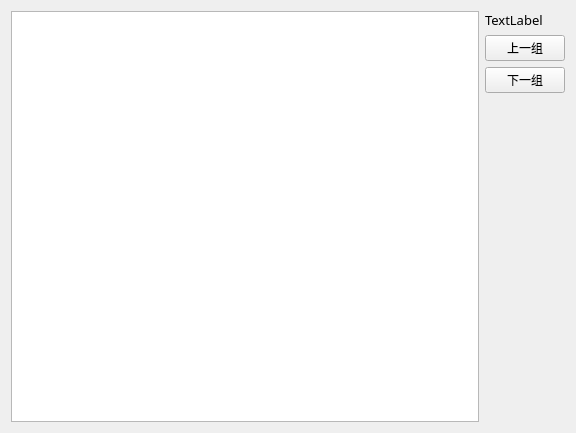
<?xml version="1.0" encoding="UTF-8"?>
<ui version="4.0">
 <class>powerwidget</class>
 <widget class="QWidget" name="powerwidget">
  <property name="geometry">
   <rect>
    <x>0</x>
    <y>0</y>
    <width>576</width>
    <height>433</height>
   </rect>
  </property>
  <property name="windowTitle">
   <string>powerwidget</string>
  </property>
  <layout class="QHBoxLayout" name="horizontalLayout">
   <item>
    <widget class="QTableWidget" name="m_table"/>
   </item>
   <item>
    <layout class="QVBoxLayout" name="verticalLayout">
     <item>
      <widget class="QLabel" name="m_labelText">
       <property name="font">
        <font>
         <family>微软雅黑</family>
         <pointsize>10</pointsize>
        </font>
       </property>
       <property name="text">
        <string>TextLabel</string>
       </property>
      </widget>
     </item>
     <item>
      <widget class="QPushButton" name="m_ButtonPrevious">
       <property name="text">
        <string>上一组</string>
       </property>
      </widget>
     </item>
     <item>
      <widget class="QPushButton" name="m_ButtonNext">
       <property name="text">
        <string>下一组</string>
       </property>
      </widget>
     </item>
     <item>
      <spacer name="verticalSpacer">
       <property name="orientation">
        <enum>Qt::Vertical</enum>
       </property>
       <property name="sizeHint" stdset="0">
        <size>
         <width>20</width>
         <height>40</height>
        </size>
       </property>
      </spacer>
     </item>
    </layout>
   </item>
  </layout>
 </widget>
 <layoutdefault spacing="6" margin="11"/>
 <resources/>
 <connections/>
</ui>
